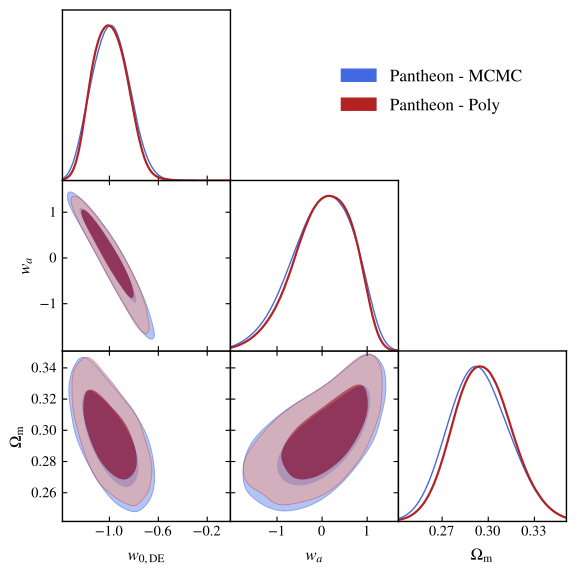

The script that drew this image:
import getdist.plots as gplot
from getdist import MCSamples
from getdist import loadMCSamples
import os
import matplotlib
import subprocess
import matplotlib.pyplot as plt
import numpy as np

#DELETE TMP FILES
subprocess.Popen("rm .VM_P3_TMP[0-9].*", shell=True, cwd=".")

# GENERAL PLOT OPTIONS
matplotlib.rcParams['mathtext.fontset'] = 'stix'
matplotlib.rcParams['font.family'] = 'STIXGeneral'
matplotlib.rcParams['mathtext.rm'] = 'Bitstream Vera Sans'
matplotlib.rcParams['mathtext.it'] = 'Bitstream Vera Sans:italic'
matplotlib.rcParams['mathtext.bf'] = 'Bitstream Vera Sans:bold'
matplotlib.rcParams['xtick.bottom'] = True
matplotlib.rcParams['xtick.top'] = False
matplotlib.rcParams['ytick.right'] = False
matplotlib.rcParams['axes.edgecolor'] = 'black'
matplotlib.rcParams['axes.linewidth'] = '1.0'
matplotlib.rcParams['axes.labelsize'] = 'medium'
matplotlib.rcParams['axes.grid'] = True
matplotlib.rcParams['grid.linewidth'] = '0.0'
matplotlib.rcParams['grid.alpha'] = '0.18'
matplotlib.rcParams['grid.color'] = 'lightgray'
matplotlib.rcParams['legend.labelspacing'] = 0.77
matplotlib.rcParams['savefig.bbox'] = 'tight'
matplotlib.rcParams['savefig.format'] = 'pdf'

# ADDING NEFF AS DERIVED PARAMETER
parameter = [u'w',u'wa',u'omegam']
chaindir=r'.'
root_chains = ('EXAMPLE_MCMC1','EXAMPLE_POLY1')

analysissettings={'smooth_scale_1D':0.45,'smooth_scale_2D':0.45,'ignore_rows': u'0.5',
'range_confidence' : u'0.025'}

analysissettings2={'smooth_scale_1D':0.45,'smooth_scale_2D':0.45,'ignore_rows': u'0.0',
'range_confidence' : u'0.025'}

# --------------------------------------------------------------------------------
# --------------------------------------------------------------------------------
# --------------------------------------------------------------------------------
samples=loadMCSamples('./' + root_chains[1],settings=analysissettings2) 
p = samples.getParams()
# --------------------------------------------------------------------------------
samples.addDerived(np.exp(p.logA)/10.0,name='1e9As',label='{10^9\\rm A_s}',
range=[np.exp(samples.getLower('logA'))/10.0,np.exp(samples.getUpper('logA'))/10.0])
# --------------------------------------------------------------------------------
samples.addDerived(p.omegach2*10.0,name='10omegach2',label='{10 \Omega_c h^2}',
range=[samples.getLower('omegach2')*10.0,samples.getUpper('omegach2')*10.0])
# --------------------------------------------------------------------------------
samples.addDerived(p.omegabh2*100.0,name='100omegabh2',label='{100 \Omega_b h^2}',
range=[samples.getLower('omegabh2')*100.0,samples.getUpper('omegabh2')*100.0])
# --------------------------------------------------------------------------------
samples.addDerived(p.ns*10.0,name='10ns',label='{10 n_s}',
range=[samples.getLower('ns')*10.0,samples.getUpper('ns')*10.0])
# --------------------------------------------------------------------------------
samples.addDerived(p.w0pwa-p.w,name='wa',label='{w_a}')
# --------------------------------------------------------------------------------
samples.saveAsText('.VM_P3_TMP2')
# --------------------------------------------------------------------------------
# --------------------------------------------------------------------------------
# --------------------------------------------------------------------------------
samples=loadMCSamples('./' + root_chains[0],settings=analysissettings)
p = samples.getParams()
# --------------------------------------------------------------------------------
samples.addDerived(np.exp(p.logA)/10.0,name='1e9As',label='{10^9\\rm A_s}',
range=[np.exp(samples.getLower('logA'))/10.0,np.exp(samples.getUpper('logA'))/10.0])
# --------------------------------------------------------------------------------
samples.addDerived(p.omegach2*10.0,name='10omegach2',label='{10 \Omega_c h^2}',
range=[samples.getLower('omegach2')*10.0,samples.getUpper('omegach2')*10.0])
# --------------------------------------------------------------------------------
samples.addDerived(p.omegabh2*100.0,name='100omegabh2',label='{100 \Omega_b h^2}',
range=[samples.getLower('omegabh2')*100.0,samples.getUpper('omegabh2')*100.0])
# --------------------------------------------------------------------------------
samples.addDerived(p.ns*10.0,name='10ns',label='{10 n_s}',
range=[samples.getLower('ns')*10.0,samples.getUpper('ns')*10.0])
# --------------------------------------------------------------------------------
samples.addDerived(p.w0pwa-p.w,name='wa',label='{w_a}')
# --------------------------------------------------------------------------------
samples.saveAsText('.VM_P3_TMP1')


#GET DIST PLOT SETUP
g=gplot.getSubplotPlotter(chain_dir=chaindir,
analysis_settings=analysissettings2,width_inch=5.9)
g.settings.lw_contour = 1.2
g.settings.legend_rect_border = False
g.settings.figure_legend_frame = False
g.settings.axes_fontsize = 13.5
g.settings.legend_fontsize = 15.5
g.settings.alpha_filled_add = 0.7
g.settings.lab_fontsize=15
g.legend_labels=False

param_3d = None
g.triangle_plot(['.VM_P3_TMP1','.VM_P3_TMP2'],parameter,
plot_3d_with_param=param_3d,line_args=[
{'lw': 1.0,'ls': 'solid', 'color':'royalblue'},
{'lw': 1.6,'ls': 'solid', 'color':'firebrick'},
{'lw': 1.9,'ls': 'dashed', 'color':'black'}],
contour_colors=['royalblue','firebrick','black'],
filled=True,shaded=False,
legend_labels=['Pantheon - MCMC','Pantheon - Poly'],legend_loc=(0.58,0.79),
imax_shaded=0)
g.export()

#DELETE TMP FILES
subprocess.Popen("rm .VM_P3_TMP[0-9].*", shell=True, cwd=".")
